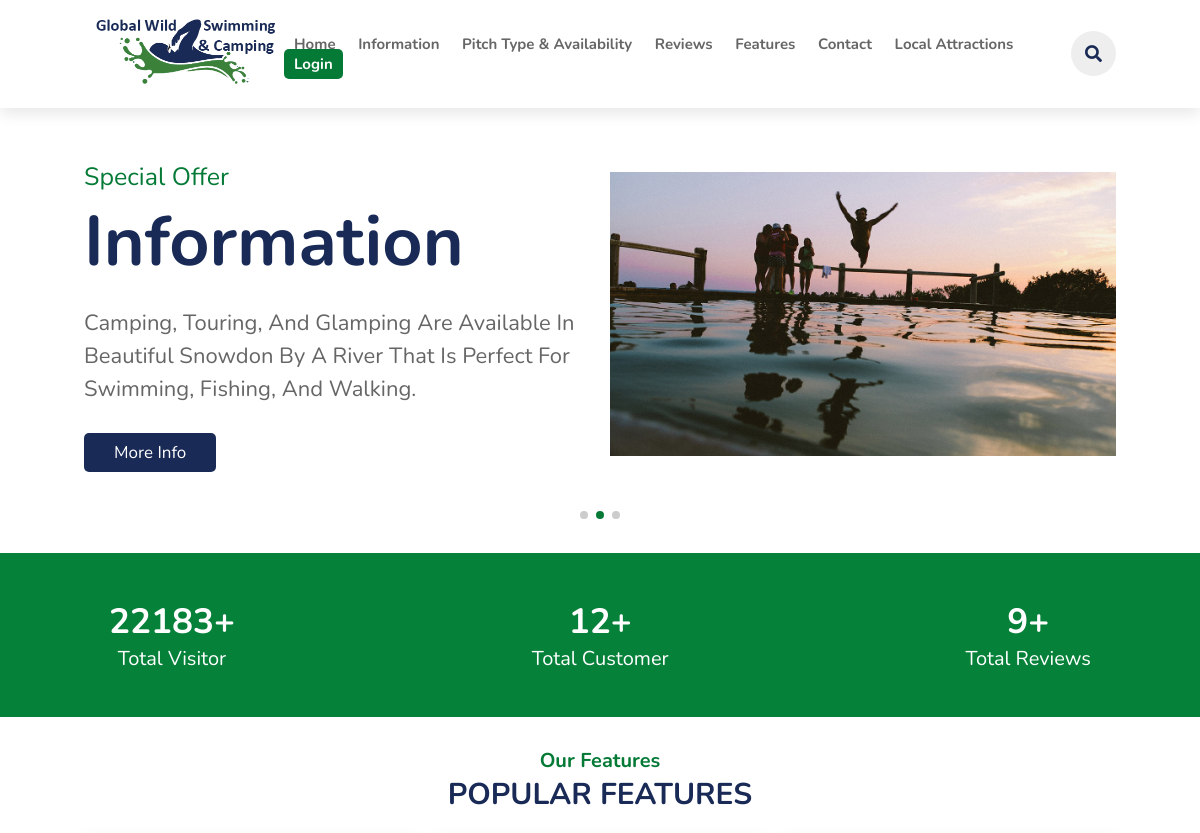
Before: / (upper part) with the older database file.
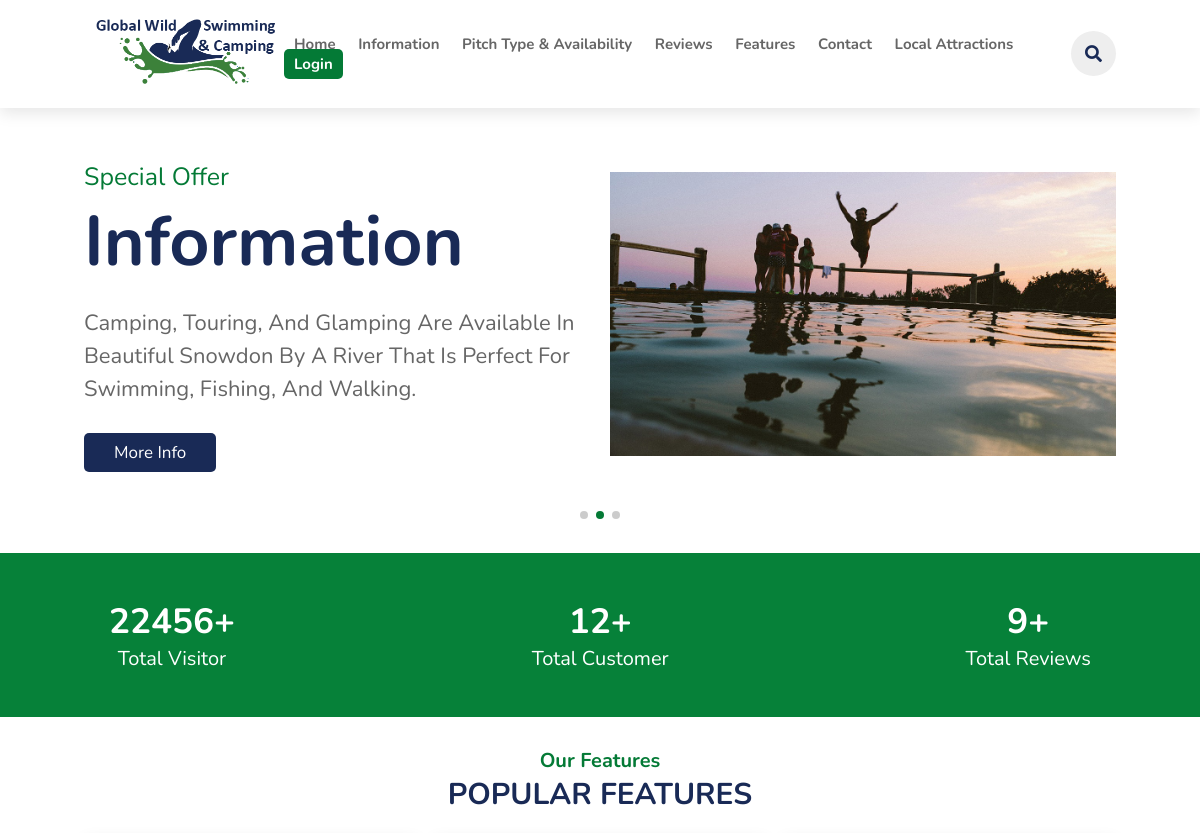
After: the same page with the newer database file.
### tables this page shows
CREATE TABLE `visitor_counter` (
  `id` int(255) NOT NULL,
  `counter` int(255) NOT NULL
);

### components/config.php (called while the page is built, shortened)
<?php
    if(isset($_COOKIE['user_id'])){
        $user_id = $_COOKIE['user_id'];
    }else{
        $user_id = '';
    }
?>

### index.php (the view, shortened to what this page needs)
<?php
@include 'components/config.php';
?>
<!DOCTYPE html>
<html lang="en">
<head>
    <link rel="stylesheet" href="https://cdn.jsdelivr.net/npm/swiper@8/swiper-bundle.min.css" />
    <link rel="stylesheet" href="https://cdnjs.cloudflare.com/ajax/libs/font-awesome/5.15.3/css/all.min.css" />
    <link rel="stylesheet" href="css/style.css">
</head>
<body>
    <?php include 'components/header.php'; ?>
    <section class="home" id="#home">
        <div class="swiper mySwiper home-slider">
            <div class="swiper-wrapper wrapper">
                <div class="swiper-slide slide">
                    <div class="content">
                        <span>Special Offer</span>
                        <h3>Information</h3>
                        <p>Camping, touring, and glamping are available in beautiful Snowdon by a river that is perfect for swimming, fishing, and walking.</p>
                        <a href="information.php" class="btn">More Info</a>
                    </div>
                    <div class="image">
                        <img src="images/home-2.jpg" alt="">
                    </div>
                </div>
            </div>
            <br><br>
            <div class="swiper-pagination"></div>
        </div>
    </section>
    <section class="counter-section">
        <div class="counter-column">
            <div class="row">
                <?php
                $select_counter = $conn->prepare("SELECT * FROM `visitor_counter` WHERE id = 1");
                $select_counter->execute();
                if ($select_counter->rowCount() > 0) {
                    $fetch_counter = $select_counter->fetch(PDO::FETCH_ASSOC);
                ?>
                    <h2><?= $fetch_counter['counter']; ?>+</h2>
                <?php
                }
                ?>
                <p>Total Visitor</p>
            </div>
            <div class="row">
                <?php
                $select_user = $conn->prepare("SELECT COUNT(id) FROM `users`");
                $select_user->execute();
                if ($select_user->rowCount() > 0) {
                    $fetch_user = $select_user->fetch(PDO::FETCH_ASSOC);
                ?>
                    <h2><?= $fetch_user['COUNT(id)']; ?>+</h2>
                <?php
                }
                ?>
                <p>Total Customer</p>
            </div>
            <div class="row">
                <?php
                $select_reviews = $conn->prepare("SELECT COUNT(Id) FROM `reviews`;");
                $select_reviews->execute();
                if ($select_reviews->rowCount() > 0) {
                    $fetch_reviews = $select_reviews->fetch(PDO::FETCH_ASSOC);
                ?>
                    <h2><?= $fetch_reviews['COUNT(Id)']; ?>+</h2>
                <?php
                }
                ?>
                <p>Total Reviews</p>
            </div>
        </div>
    </section>
    <section class="features" id="feature">
        <h3 class="sub-heading">Our Features</h3>
        <h1 class="heading">Popular features</h1>
    </section>
</body>
</html>

### components/header.php (shortened to what this page needs)
<header>
    <a href="index.php" class="logo"><img src="images/logo.png" alt=""></a>
    <nav class="navbar">
        <a href="index.php">home</a>
        <a href="information.php">information</a>
        <a href="pitch.php">pitch type & availability</a>
        <a href="review.php">reviews</a>
        <a href="feature.php">features</a>
        <a href="contact.php">contact</a>
        <a href="localattractions.php">local attractions</a>
        <?php
        if ($user_id == '') {
            echo '<a class="active" href="login.php">Login</a>';
        }
        ?>
    </nav>
    <div class="icons">
        <i class="fas fa-search" id="search-icons"></i>
    </div>
</header>

### css/style.css (style rules this page uses)
:root { --green: #047a36; --black: #192a56; --red: #eb4d4b; --orange: #f39c12; --light-color: #666; --gray-color: #c9c6c6; --box-shadow: 0 .5rem 1.5rem rgba(0, 0, 0, .1); --green-gradient: rgb(6, 129, 57); --white: #fff; --border: .1rem solid rgba(0, 0, 0, .2); }
* { font-family: 'Nunito', sans-serif; margin: 0; padding: 0; box-sizing: border-box; text-decoration: none; outline: none; border: none; text-transform: capitalize; transition: all .2s linear; }
html { font-size: 62.5%; overflow-x: hidden; scroll-padding-top: 5.5rem; scroll-behavior: smooth; }
section { padding: 2rem 7%; }
.sub-heading { text-align: center; color: var(--green); font-size: 2rem; padding-top: 1rem; }
.heading { text-align: center; color: var(--black); font-size: 3rem; padding-bottom: 2rem; text-transform: uppercase; }
.btn { margin-top: 1rem; display: inline-block; font-size: 1.7rem; color: #fff; background: var(--black); border-radius: .5rem; cursor: pointer; padding: .8rem 3rem; }
header { position: fixed; top: 0; left: 0; right: 0; background: #fff; padding: 1rem 7%; display: flex; align-items: center; justify-content: space-between; z-index: 1000; box-shadow: var(--box-shadow); }
header .logo { color: var(--black); font-size: 2.5rem; font-weight: bolder; }
header .logo img { width: 200px; }
header .navbar a { font-size: 1.8rem; font-weight: bold; border-radius: .5rem; padding: .5rem 1rem; color: var(--light-color); }
header .navbar a.active, header .navbar a:hover { color: #fff; background: var(--green); }
header .icons i, header .icons a { cursor: pointer; margin-left: .5rem; height: 4.5rem; line-height: 4.5rem; width: 4.5rem; text-align: center; font-size: 1.7rem; color: var(--black); border-radius: 50%; background: #eee; }
.home .home-slider .slide { display: flex; align-items: center; flex-wrap: wrap; gap: 2rem; padding-top: 14rem; }
.home .home-slider .slide .content { flex: 1 1 45rem; }
.home .home-slider .slide .image { flex: 1 1 45rem; }
.home .home-slider .slide .image img { width: 100%; }
.home .home-slider .slide .content span { color: var(--green); font-size: 2.5rem; }
.home .home-slider .slide .content h3 { color: var(--black); font-size: 7rem; }
.home .home-slider .slide .content p { color: var(--light-color); font-size: 2.2rem; padding: 1.7rem 0; line-height: 1.5; }
.counter-section { background: var(--green-gradient); }
.counter-section .counter-column { margin: 0; padding: 2.5rem; text-align: center; display: flex; justify-content: space-between; }
.counter-section .counter-column .row { display: grid; }
.counter-section .counter-column h2 { color: #fff; font-size: 3.5rem; }
.counter-section .counter-column p { font-size: 2rem; color: #fff; }
@media (max-width:1400px) { header .navbar a { font-size: 1.5rem; } }

Changed rows visible on the page:
changed visitor_counter: counter "22183" → "22456"
